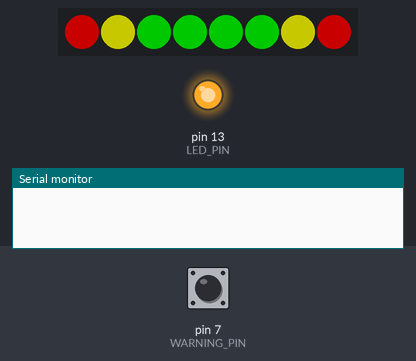
Recording of a sketch running on a simulated Arduino Uno, built with avr-gcc and run on an emulated ATmega328P. On the bench: 8 RGB LEDs in strip order, left to right, output pins drawn as LEDs (lit = HIGH), the last lines printed to the serial monitor. The test bench sets the inputs (shaded band); at power-on: pin 7 (WARNING_PIN) HIGH. Dim RGB values are drawn brighter than linear.

Above: at 0.1 s.
1.5 s: pin 7 (WARNING_PIN) pulled LOW for 1 s
At 2.8 s:
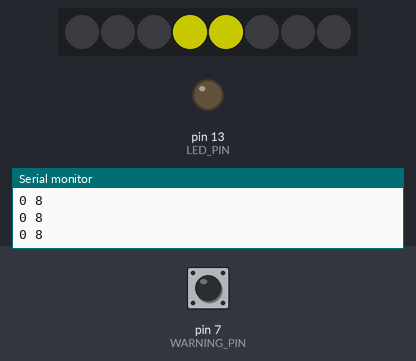
At 4.0 s:
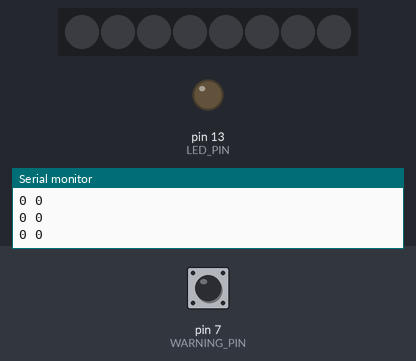
4.5 s: pin 7 (WARNING_PIN) pulled LOW for 3.2 s
At 7.9 s:
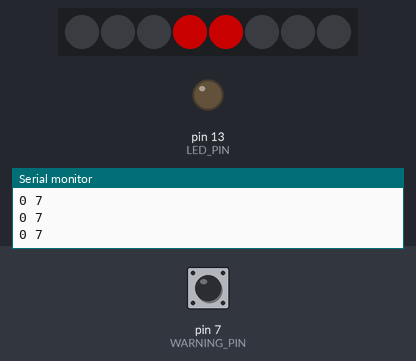
Timing chart, 0 to 9.6 s (numbered marks = the images above; inputs shaded):
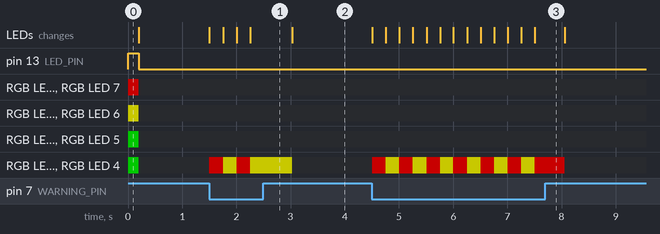

The sketch:

ShiftLightFreq.ino
```cpp
// (licence header left out)
#include <Adafruit_NeoPixel.h>
#include <FreqMeasure.h>


#define NUM_PIXELS 8
#define NEOPIXEL_PIN 9

#define BRIGHTNESS 100

//Number of stages between upper and lower RPM
#define NUM_STAGES 4

//Stages for shift flash and warn flash
#define STAGE_FLASH1 NUM_STAGES
#define STAGE_FLASH2 NUM_STAGES+1
#define STAGE_WARNING1 NUM_STAGES+2
#define STAGE_WARNING2 NUM_STAGES+3

#define SHIFT_FLASH 35
#define WARNING_FLASH 250

#define RPM_START 4500
#define RPM_SHIFT 5500

//Number of samples to average over. Comment out (undefine) for no averaging
#define RPM_AVERAGE 4

//Usually (number of cylinders)/2, on a 4-stroke with one pulse per ignition event.
#define PULSES_PER_REV 2

//Pin for enabling warning flasher. Active low, with pullup.
#define WARNING_PIN 7

//Disable display if no signal received for this many milliseconds
#define TIMEOUT 500

#define LED_PIN 13

Adafruit_NeoPixel strip = Adafruit_NeoPixel(NUM_PIXELS, NEOPIXEL_PIN, NEO_GRB + NEO_KHZ800);

//program state
long rpm;
int rpmstage;
int laststage;
long lastsignal;
bool warning;

#ifdef RPM_AVERAGE
long rpmavg[RPM_AVERAGE];
int rpmpos;
#endif

//Make some colors!
uint32_t red     = strip.Color(255,0,0);
uint32_t green   = strip.Color(0,255,0);
uint32_t blue    = strip.Color(0,0,255);

uint32_t cyan    = strip.Color(0,255,255);
uint32_t magenta = strip.Color(255,0,255);
uint32_t yellow  = strip.Color(255,255,0);

uint32_t white   = strip.Color(255,255,255);
uint32_t black   = strip.Color(0,0,0);

//Static table for all the stages. Include two each for flashing above shiftpoint and at warning condition.
//Treated as 1-based index, as stage 0 is "blank"
uint32_t stages[NUM_STAGES+4][NUM_PIXELS] = {
  { black,   black,   black,   green,   green,   black,   black,   black  }, //Stage 1
  { black,   black,   green,   green,   green,   green,   black,   black  }, //Stage 2
  { black,   yellow,  green,   green,   green,   green,   yellow,  black  }, //Stage 3
  { red,     yellow,  green,   green,   green,   green,   yellow,  red    }, //Stage 4
  { white,   cyan,   cyan,     blue,    blue,    cyan,    cyan,    white  }, //Above shiftpoint 1
  { black,   black,   black,   black,   black,   black,   black,   black  }, //Above shiftpoint 2
  { black,   black,   black,   red,     red,     black,   black,   black  }, //Warning light 1
  { black,   black,   black,   yellow,  yellow,  black,   black,   black  }  //Warning light 2
};

void clearStrip()
{
  for(int i=0; i<NUM_PIXELS; ++i)
  {
    strip.setPixelColor(i, black);
  }
  strip.show();
}

void setStage(int stage)
{
  if(stage==0 || stage > NUM_STAGES+4){
    clearStrip();
    return;
  }

  for(int i=0; i<NUM_PIXELS; ++i)
  {
    strip.setPixelColor(i, stages[stage-1][i]);
  }
  strip.show();

}

void setup() {
  pinMode(WARNING_PIN, INPUT_PULLUP);
  pinMode(LED_PIN, OUTPUT);
  digitalWrite(LED_PIN, HIGH);
  Serial.begin(115200);
  strip.begin();
  strip.setBrightness(BRIGHTNESS);
  strip.show();


  rpm=0;
  rpmstage=0;
  laststage=0;
  lastsignal=0;

#ifdef RPM_AVERAGE
  for(int i=0; i<=RPM_AVERAGE; ++i) rpmavg[i]=rpm;
  rpmpos=0;
#endif

  FreqMeasure.begin();

  //Short startup flash
  setStage(NUM_STAGES);
  delay(200);
  clearStrip();
  digitalWrite(LED_PIN, LOW);

  clearStrip();
}


void diag()
{
  //Run diagnostic pattern
  for(int i=1; i<=NUM_STAGES+4; i++)
  {
    setStage(i);
    delay(500);
  }
}

int rpmToStage(long r)
{
  if(r<RPM_START) return 0;

  if(r>=RPM_SHIFT) return NUM_STAGES+1;

  return (NUM_STAGES*(r-RPM_START)) / (RPM_SHIFT-RPM_START) + 1;
}

int cc=0;

void loop() {

  warning=!digitalRead(WARNING_PIN);

  if (FreqMeasure.available()) {
    rpm = (60/PULSES_PER_REV)* FreqMeasure.countToFrequency(FreqMeasure.read());
    lastsignal=millis();

#ifdef RPM_AVERAGE
    rpmavg[rpmpos]=rpm;
    if(++rpmpos>=RPM_AVERAGE) rpmpos=0;

    rpm=0;
    for(int i=0; i<RPM_AVERAGE; ++i)
    {
      rpm += rpmavg[i];
    }
    rpm=rpm/RPM_AVERAGE;
#endif

    rpmstage = rpmToStage(rpm);

    if(rpmstage<=NUM_STAGES && rpmstage!=laststage && !warning)
    {
      setStage(rpmstage);
      laststage=rpmstage;
      cc=10;
    }
  }

  if(millis() > lastsignal+TIMEOUT && rpm>0 && !warning)
  {
    rpm=0;
    clearStrip();
  }


  if(rpmstage > NUM_STAGES) //Shift flashing
  {
    int s = NUM_STAGES + ((millis()%(2*SHIFT_FLASH) > SHIFT_FLASH )?2:1);

    if(s!=laststage)
    {
      setStage(s);
      laststage=s;
    }
  }
  else if(warning) //Warning flashing
  {
    int s = NUM_STAGES + ((millis()%(2*WARNING_FLASH) > WARNING_FLASH )?4:3);

    if(s!=laststage)
    {
      setStage(s);
      laststage=s;
    }
  }

  if(cc++>=10)
  {
    cc=0;
    Serial.print(rpm);
    Serial.print(" ");
    Serial.println(laststage);
  }

  //Miniscule delay.
  delay(10);

}
```

Measured:
- after the input at 1.5 s, RGB LED 3, RGB LED 4: off → RGB(100, 0, 0) at once, → RGB(100, 100, 0) 0.25 s later, → RGB(100, 0, 0) 0.25 s later, → RGB(100, 100, 0) 0.25 s later, … (5 changes in this stretch); the LEDs: first change at once (image 1 shows a later state)
- after the input at 4.5 s, RGB LED 3, RGB LED 4: off → RGB(100, 0, 0) at once, → RGB(100, 100, 0) 0.25 s later, → RGB(100, 0, 0) 0.24 s later, → RGB(100, 100, 0) 0.25 s later, … (14 changes in this stretch); the LEDs: change at once (image 3)
